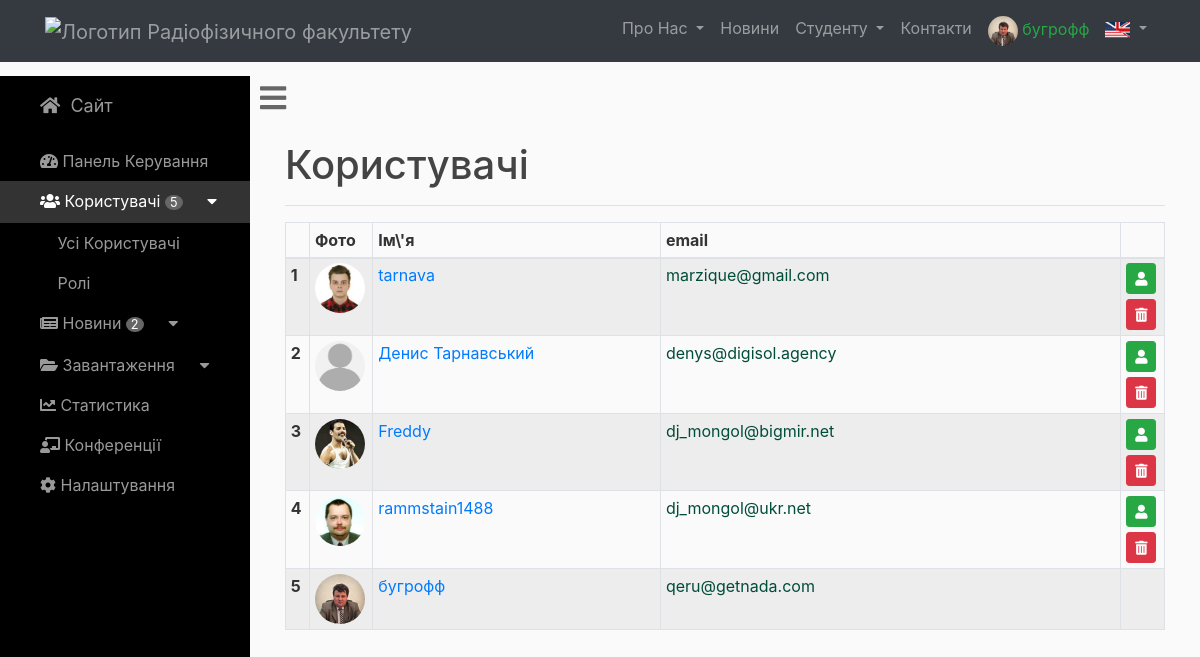
Before: /admin/users (signed in) with the older database file.
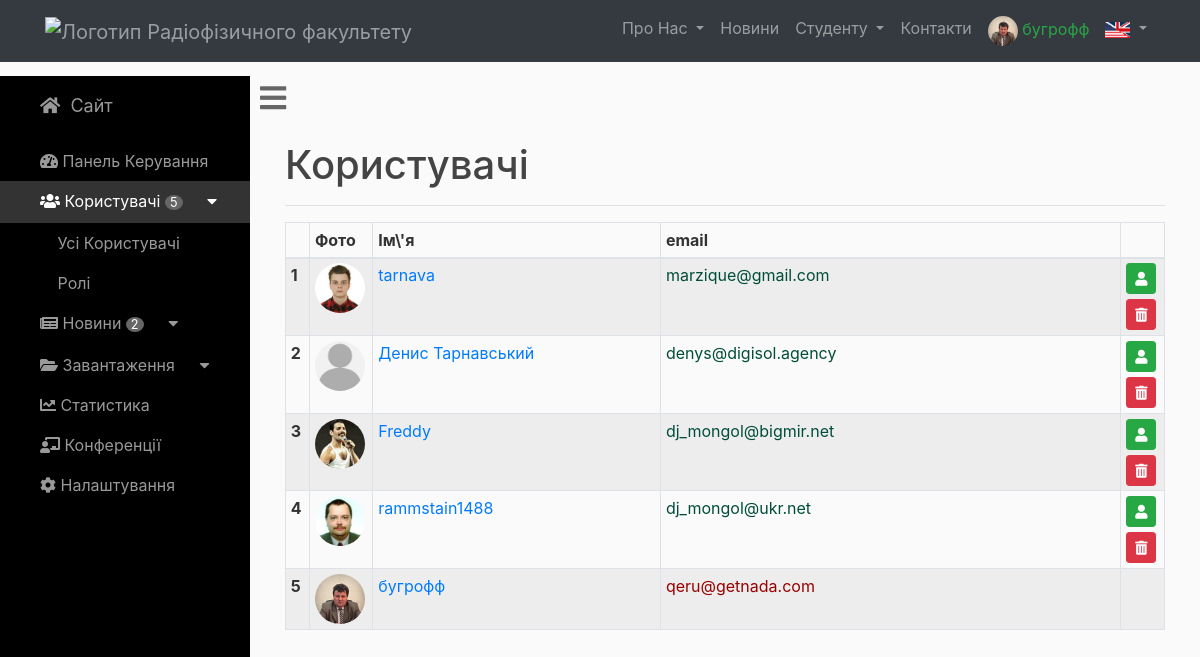
After: the same page with the newer database file.
### rpd_site/models.py (models this page shows, shortened)
class User(db.Model, UserMixin):
    id = db.Column(db.Integer, primary_key=True)
    username = db.Column(db.String(20), unique=True, nullable=False)
    email = db.Column(db.String(120), unique=True, nullable=False)
    image_file = db.Column(db.String(20), nullable=False,
                           default='default.jpg')
    password = db.Column(db.String(60), nullable=False)
    confirmed = db.Column(db.Boolean, nullable=False, default=0)
    posts = db.relationship('Post', backref='author', lazy=True)
    roles = db.relationship('Role', secondary=roles_users,
                            backref=db.backref('users', lazy='joined'))

### rpd_site/routes.py (the view)
@app.route('/admin/users')
@login_required
def admin_users():
    users = User.query.all()
    return render_template('dashboard_users.html', title="Користувачі",
                            number_of_users=get_number_of_users(),
                            number_of_posts=get_number_of_posts(),
                            users=users
                            )

### rpd_site/helpers.py (called while the page is built)
def get_number_of_users():
    return len(User.query.all())

def get_number_of_posts():
    return len(Post.query.all())

### rpd_site/models.py (called while the page is built)
@login_manager.user_loader
def load_user(user_id):
    return User.query.get(int(user_id))

### rpd_site/templates/dashboard_users.html
{% extends "layout_admin.html" %}
{% block body %}
        <div id="page-content-wrapper">
            <div class="container-fluid">
                <h1>{{ title }}</h1>
                <hr>
            </div>
            <div class="col-sm-auto" style="width: 100%;">
                <table class="table table-striped table-bordered table-hover table-sm">
                  <thead>
                    <tr>
                      <th scope="col" style="width:1%"></th>
                      <th scope="col" style="width:1%">Фото</th>
                      <th scope="col" style="width:25%">Ім\'я</th>
                      <th scope="col" style="width:40%">email</th>
                      <th scope="col" style="width:1%"></th>
                    </tr>
                  </thead>
                  <tbody>
                    {% for user in users %}
                    <tr>
                      <th scope="row">{{ user.id }}</th>
                      <td>
                        <img src="{{ url_for('static', filename='img/avatars/' + user.image_file) }}"
                                     width="50"
                                     height="50" class="rounded-circle" style="vertical-align: middle;"
                                     alt="Логотип Радіофізичного факультету">
                      </td>
                      <td><a href="{{ url_for('user_id', user_id=user.id) }}" >{{ user.username }}</a></td>
                      <td>
                        {% if user.confirmed %}
                          <p style="color:#004d39">{{ user.email }}</p>
                        {% else %}
                          <p style="color:#990000">{{ user.email }}</p>
                        {% endif %}
                      </td>
                      <td>
                        {% if current_user.username != user.username %}
                        <a class="btn btn-success btn-sm" href="{{ url_for('user_id', user_id=user.id) }}"><i class="fas fa-user"></i></a>
                        <form action="{{ url_for('delete_user', user_id=user.id) }}" method="POST">
                         <button class="btn btn-danger btn-sm" type="submit" value="" style="margin-top: 5px;"><i class="fas fa-trash-alt"></i></button>
                         {% endif %}
                        </form>
                      </td>
                    </tr>
                    {% endfor %}
                  </tbody>
                </table>
            </div>
        </div>
{% endblock %}

### rpd_site/templates/layout_admin.html (shortened to what this page needs)
<!DOCTYPE html>
<html lang="en">
<head>
    <link href="{{ url_for('static', filename='vendor/bootstrap/css/' + 'bootstrap.min.css') }}" rel="stylesheet">
    <link href="{{ url_for('static', filename='css/' + 'modern-business.css') }}" rel="stylesheet">
    <link href="{{ url_for('static', filename='css/' + 'simple-sidebar.css') }}" rel="stylesheet">
    <link rel="stylesheet" href="https://use.fontawesome.com/releases/v5.2.0/css/all.css"
>
    <link href="{{ url_for('static', filename='css/' + 'simple-sidebar.css') }}" rel="stylesheet">
</head>
<body>
<nav class="navbar fixed-top navbar-expand-lg navbar-dark bg-dark fixed-top">
    <div class="container">
        {% if menuitem == 'index' %}
        <a class="navbar-brand" style="color:white;" href="{{ url_for('index') }}">
        {% else %}
        <a class="navbar-brand" style="color:rgba(255,255,255,.5);" href="{{ url_for('index') }}">
        {% endif %}
                <img src="{{ url_for('static', filename='img/' + 'knu.jpg') }}" width="50" height="50"
                     alt="Логотип Радіофізичного факультету">
            </a>
            <div class="collapse navbar-collapse" id="navbarResponsive">
                <ul class="navbar-nav ml-auto">
                    <li class="nav-item dropdown">
                        {% if menuitem in ['history',] %}
                        <a class="nav-link dropdown-toggle" href="#" id="navbarDropdownPortfolio" data-toggle="dropdown"
                           aria-haspopup="true" aria-expanded="false" style="color:white;">
                            Про Нас
                        </a>
                        {% else %}
                        <a class="nav-link dropdown-toggle" href="#" id="navbarDropdownPortfolio" data-toggle="dropdown"
                           aria-haspopup="true" aria-expanded="false">
                            Про Нас
                        </a>
                        {% endif %}
                    </li>
                    <li class="nav-item">
                        {% if menuitem in ['news',] %}
                            <a class="nav-link" style="color:white;" href="{{url_for('news')}}">Новини</a>
                        {% else %}
                            <a class="nav-link" href="{{url_for('news')}}">Новини</a>
                        {% endif %}
                    </li>
                    <li class="nav-item dropdown">
                        {% if menuitem in ['schedule',] %}
                            <a class="nav-link dropdown-toggle" href="#" id="navbarDropdownPortfolio" data-toggle="dropdown"
                               aria-haspopup="true" aria-expanded="false" style="color:white;">
                                Студенту
                            </a>
                        {% else %}
                            <a class="nav-link dropdown-toggle" href="#" id="navbarDropdownPortfolio" data-toggle="dropdown"
                               aria-haspopup="true" aria-expanded="false">
                                Студенту
                            </a>
                        {% endif %}
                    </li>
                    <li class="nav-item">
                        {% if menuitem in ['contacts',] %}
                            <a class="nav-link" style="color:white;" href="#">Контакти</a>
                        {% else %}
                            <a class="nav-link" href="#">Контакти</a>
                        {% endif %}
                    </li>
                    <li class="nav-item dropdown">
                        {% if current_user.is_authenticated: %}
                            <a class="nav-link" href="#" id="navbarDropdownBlog" data-toggle="dropdown" aria-haspopup="true"
                               aria-expanded="false">
                                <img src="{{ url_for('static', filename='img/avatars/' + current_user.image_file) }}"
                                     width="30"
                                     height="30" class="rounded-circle" style="vertical-align: middle;"
                                     alt="Логотип Радіофізичного факультету">
                                <span class="text-success">{{ current_user.username }}</span>
                            </a>
                        {% endif %}
                    </li>
                    <li class="nav-item dropdown">
                        <a class="nav-link dropdown-toggle" href="#" id="navbarDropdownPortfolio" data-toggle="dropdown"
                           aria-haspopup="true" aria-expanded="false">
                            <img src="{{ url_for('static', filename='img/' + 'ukus.jpg') }}" alt="english"
                                 style="height: 16px; width: 25px; margin:0; padding:0;">
                        </a>
                    </li>
                </ul>
            </div>
    </div>
</nav>
    <div id="wrapper" class="toggled" style="margin-top: 20px;">
        <div id="sidebar-wrapper">
            <ul class="sidebar-nav">
                <li class="sidebar-brand">
                    <a href="{{ url_for('index') }}"><i class="fas fa-home"></i> &nbsp;Сайт</a>
                </li>
                <li>
                    <a href="{{ url_for('admin') }}" class="
                        "><i class="fas fa-tachometer-alt">
                        </i>&nbsp;Панель Керування</a>
                </li>
                <li>
                    <a href="{{ url_for('admin_users') }}" class="
                    {% if title == 'Користувачі' %}
                        chosen
                    {% endif %}
                    "><i class="fas fa-users"></i>&nbsp;Користувачі&nbsp;<small style="color:white; background-color: #666; text-align: center; border-radius: 60%; padding-left:2%; padding-right:2%;">{{number_of_users}}</small>&nbsp;<i class="fas fa-caret-down"></i></a>
                    {% if title == 'Користувачі' %}
                                <a href="{{ url_for('users') }}" class="collapsed_item">Усі Користувачі</a>
                                <a href="#" class="collapsed_item">Ролі</a>
                    {% endif %}
                </li>
                <li>
                    <a href="{{ url_for('admin_news') }}" class="
                        "><i class="fas fa-newspaper"></i>&nbsp;Новини&nbsp;<small style="color:white; background-color: #666; text-align: center; border-radius: 60%; padding-left:2%; padding-right:2%;">{{number_of_posts}}</small>&nbsp;<i class="fas fa-caret-down"></i></a>
                </li>
                <li>
                    <a data-toggle="collapse" href="#collapseExample" role="button" aria-expanded="false"
                    aria-controls="collapseExample"><i class="fas fa-folder-open"></i>&nbsp;Завантаження&nbsp;<i class="fas fa-caret-down"></i></a>
                </li>
                <li>
                    <a href="#"><i class="fas fa-chart-line"></i>&nbsp;Статистика</a>
                </li>
                <li>
                    <a href="#"><i class="fas fa-chalkboard-teacher"></i>&nbsp;Конференції</a>
                </li>
                <li>
                    <a href="#"><i class="fas fa-cog"></i>&nbsp;Налаштування</a>
                </li>
            </ul>
        </div>
        <a href="#menu-toggle" id="menu-toggle"><i class="fas fa-bars" ></i></a>
        {% block body %}{% endblock %}
    </div>
</body>
</html>

### rpd_site/static/css/modern-business.css (style rules this page uses)
body { padding-top: 54px; }
@media (min-width: 992px) { body { padding-top: 56px; } }
.navbar { margin-bottom: 0 !important; }
.navbar-brand:after { content: "Кафедра радіотехніки та радіоелектронних систем"; font-size: 80%; }
.bg-dark { background-color: #324696;!important; }
body { overflow-x: hidden; }
#wrapper { padding-left: 0; -webkit-transition: all 0.5s ease; -moz-transition: all 0.5s ease; -o-transition: all 0.5s ease; transition: all 0.5s ease; }
#wrapper.toggled { padding-left: 250px; }
#sidebar-wrapper { z-index: 1000; position: fixed; left: 250px; width: 0; height: 100%; margin-left: -250px; overflow-y: auto; background: #000; -webkit-transition: all 0.5s ease; -moz-transition: all 0.5s ease; -o-transition: all 0.5s ease; transition: all 0.5s ease; }
#wrapper.toggled #sidebar-wrapper { width: 250px; }
#page-content-wrapper { width: 100%; position: absolute; padding: 15px; }
#wrapper.toggled #page-content-wrapper { position: absolute; margin-right: -250px; }
.sidebar-nav { position: absolute; top: 0; width: 250px; margin: 0; padding: 0; list-style: none; }
.sidebar-nav li { text-indent: 20px; line-height: 40px; }
.sidebar-nav li a { display: block; text-decoration: none; color: #999999; }
.sidebar-nav>.sidebar-brand { height: 65px; font-size: 18px; line-height: 60px; }
.sidebar-nav>.sidebar-brand a { color: #999999; }
@media (min-width:768px) { #wrapper { padding-left: 0; } }
@media (min-width:768px) { #wrapper.toggled { padding-left: 250px; } }
@media (min-width:768px) { #sidebar-wrapper { width: 0; } }
@media (min-width:768px) { #wrapper.toggled #sidebar-wrapper { width: 250px; } }
@media (min-width:768px) { #page-content-wrapper { padding: 20px; position: relative; } }
@media (min-width:768px) { #wrapper.toggled #page-content-wrapper { position: relative; margin-right: 0; } }
body { background: #fafafa; color: #333333; }
h1, h2, h3, h4, h5, h6 { color: #444444; }
body, html { height: 100%; margin: 0; }
@media only screen and (max-device-width: 1024px) { .navbar-brand:after { content: "" !important; font-size: 80%; } }

### rpd_site/static/css/simple-sidebar.css (style rules this page uses)
body { overflow-x: hidden; }
#wrapper { padding-left: 0; -webkit-transition: all 0.5s ease; -moz-transition: all 0.5s ease; -o-transition: all 0.5s ease; transition: all 0.5s ease; }
#wrapper.toggled { padding-left: 250px; }
#sidebar-wrapper { z-index: 1000; position: fixed; left: 250px; width: 0; height: 100%; margin-left: -250px; overflow-y: auto; background: #000; -webkit-transition: all 0.5s ease; -moz-transition: all 0.5s ease; -o-transition: all 0.5s ease; transition: all 0.5s ease; }
#wrapper.toggled #sidebar-wrapper { width: 250px; }
#page-content-wrapper { width: 100%; position: absolute; padding: 15px; }
#wrapper.toggled #page-content-wrapper { position: absolute; margin-right: -250px; }
.sidebar-nav { position: absolute; top: 0; width: 250px; margin: 0; padding: 0; list-style: none; }
.sidebar-nav li { text-indent: 20px; line-height: 40px; }
.sidebar-nav li a { display: block; text-decoration: none; color: #999999; }
.sidebar-nav li a:hover, .chosen { text-decoration: none; color: #fff !important; background: rgba(255, 255, 255, 0.2); }
.sidebar-nav>.sidebar-brand { height: 65px; font-size: 18px; line-height: 60px; }
.sidebar-nav>.sidebar-brand a { color: #999999; }
@media (min-width:768px) { #wrapper { padding-left: 0; } }
@media (min-width:768px) { #wrapper.toggled { padding-left: 250px; } }
@media (min-width:768px) { #sidebar-wrapper { width: 0; } }
@media (min-width:768px) { #wrapper.toggled #sidebar-wrapper { width: 250px; } }
@media (min-width:768px) { #page-content-wrapper { padding: 20px; position: relative; } }
@media (min-width:768px) { #wrapper.toggled #page-content-wrapper { position: relative; margin-right: 0; } }
#menu-toggle { font-size:30px; padding-left: 10px; padding-top: 10px; border: 1px; color: #666; }
.collapsed_item { padding-left: 15%; }

Changed rows visible on the page:
changed User "бугрофф": confirmed True → False (drawn)
